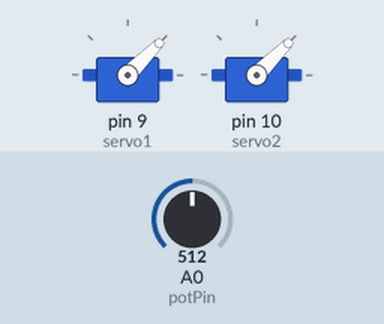
This sketch was run on a simulated Arduino Uno, built with avr-gcc and run on an emulated ATmega328P. Shown: 2 × servo. The inputs (shaded band) are chosen by the test bench; at power-on: A0 (potPin) = 512.

Above: at 2.8 s.
2.9 s: A0 (potPin) set to 716
At 4.3 s:
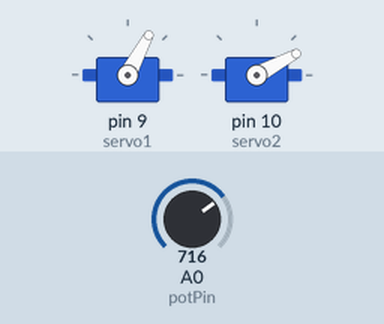
5.6 s: A0 (potPin) set to 900
At 7.0 s:
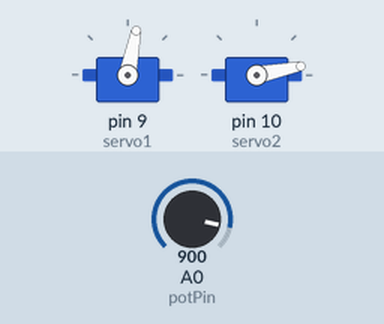
8.3 s: A0 (potPin) set to 1023
At 11.2 s:
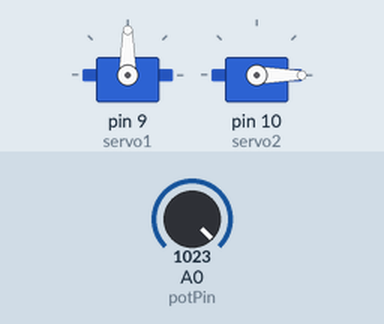
11.5 s: A0 (potPin) set to 306
At 12.8 s:
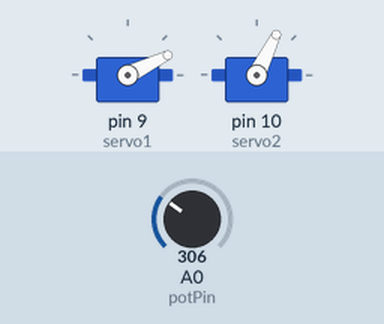
14.2 s: A0 (potPin) set to 122
At 17.1 s:
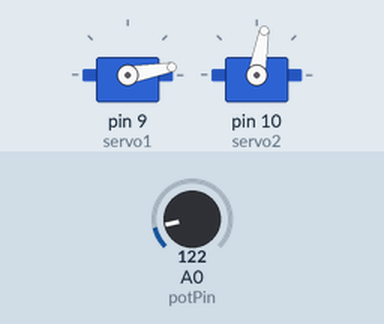
Timing chart, 0 to 18.5 s (numbered marks = the images above; inputs shaded):
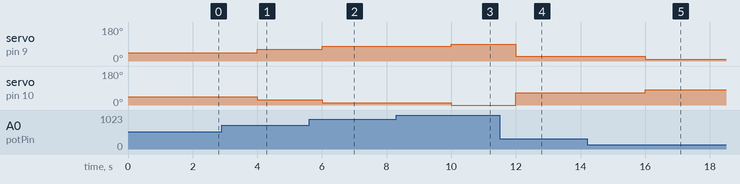

The sketch:

doubleMotor.ino
```cpp
#include <Arduino.h>
#include <Servo.h>

Servo servo1;
Servo servo2;

int potPin = A0; // Analog pin connected to the potentiometer
int potValue;    // Variable to store the potentiometer value (0 to 1023)
int angle;       // Variable to store the servo angle (0 to 90 degrees)

void setup()
{
  servo1.attach(9);  // Servo 1 connected to pin 9
  servo2.attach(10); // Servo 2 connected to pin 10
}

void loop()
{
  potValue = analogRead(potPin);         // Read the potentiometer value
  angle = map(potValue, 0, 1023, 0, 90); // Map the value to a range of 0 to 90 degrees

  servo1.write(angle);      // Rotate servo 1 to the calculated angle
  servo2.write(90 - angle); // Rotate servo 2 to the opposite angle

  delay(2000); // Short delay to allow the servos to reach the desired angle
}
```

lcd.cpp
```cpp
/*
 * Arduino LCD Tutorial
 *
 * Crated by Dejan Nedelkovski,
 * www.HowToMechatronics.com
 *
 */

#include <LiquidCrystal.h> // includes the LiquidCrystal Library
#include <Arduino.h>
// #include <Servo.h>

LiquidCrystal lcd(1, 2, 4, 5, 6, 7); // Creates an LCD object. Parameters: (rs, enable, d4, d5, d6, d7)

void setup()
{
  lcd.begin(16, 2); // Initializes the interface to the LCD screen, and specifies the dimensions (width and height) of the display }
}

void loop()
{
  lcd.print("Arduino"); // Prints "Arduino" on the LCD
  delay(3000);          // 3 seconds delay
  lcd.setCursor(2, 1);  // Sets the location at which subsequent text written to the LCD will be displayed
  lcd.print("LCD Tutorial");
  delay(3000);
  lcd.clear(); // Clears the display
  lcd.blink(); // Displays the blinking LCD cursor
  delay(4000);
  lcd.setCursor(7, 1);
  delay(3000);
  lcd.noBlink(); // Turns off the blinking LCD cursor
  lcd.cursor();  // Displays an underscore (line) at the position to which the next character will be written
  delay(4000);
  lcd.noCursor(); // Hides the LCD cursor
  lcd.clear();    // Clears the LCD screen
}
```

Measured:
- after the input at 2.9 s, servo on pin 9 (servo1): 45° → 62° after 1.1 s; servo on pin 10 (servo2): 45° → 28° after 1.1 s
- after the input at 5.6 s, servo on pin 9 (servo1): 62° → 79° after 0.40 s; servo on pin 10 (servo2): 28° → 11° after 0.40 s
- after the input at 8.3 s, servo on pin 9 (servo1): 79° → 90° after 1.7 s; servo on pin 10 (servo2): 11° → 0° after 1.7 s
- after the input at 11.5 s, servo on pin 9 (servo1): 90° → 26° after 0.50 s; servo on pin 10 (servo2): 0° → 64° after 0.50 s
- after the input at 14.2 s, servo on pin 9 (servo1): 26° → 10° after 1.8 s; servo on pin 10 (servo2): 64° → 80° after 1.8 s
